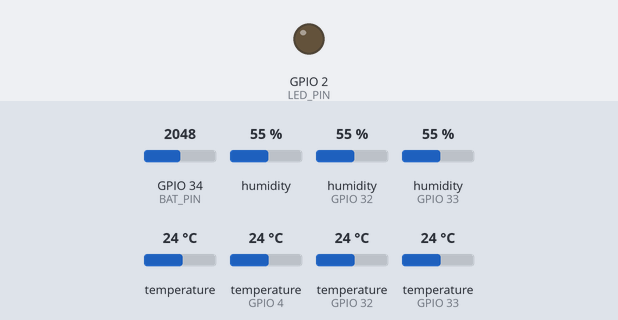
This sketch was run on a simulated ESP32. Parts: output pins drawn as LEDs (lit = HIGH). Inputs (shaded band) come from the test bench; at power-on: GPIO 34 (BAT_PIN) = 2048, humidity 55 %, humidity (sensors on GPIO 32, GPIO 33) 55 %, temperature 24 °C, temperature (sensors on GPIO 4, GPIO 32, GPIO 33) 24 °C. WiFi joins after 1.5 s; servers stay silent unless stated; not simulated (calls return 0 or success): secrets.h.

Above: at 5.5 s.
At 27.43 s:
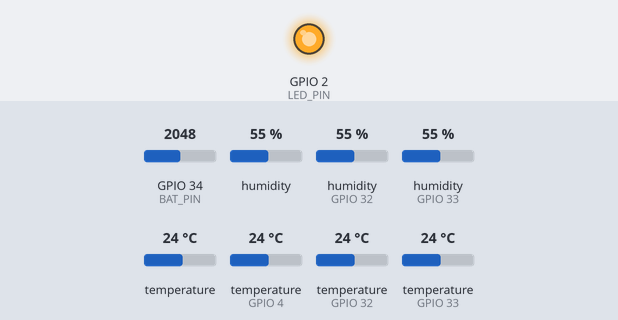
Timing chart, 0 to 32.6 s (numbered marks = the images above):
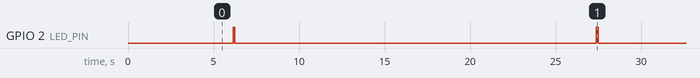

Measured:
- by itself, GPIO 2 (LED_PIN): alternates HIGH for 0.10 s and LOW for 21.1 s

The sketch:

ESP32_SCIR.ino
```cpp
#include <Arduino.h>
#include <Wire.h>

// SHT31
// https://github.com/adafruit/Adafruit_SHT31
#include "Adafruit_SHT31.h"

// BMP280
// https://github.com/adafruit/Adafruit_BMP280_Library
// 23.10.2022 -> BMP280 stopped working
// 19.11.2022 -> changed communication type from I2C to SPI. BP280 started working
#include <Adafruit_BMP280.h>

// DHT11 & DHT22
// https://github.com/adafruit/DHT-sensor-library
#include "DHT.h"

// DS18B20
#include <OneWire.h>
// https://github.com/milesburton/Arduino-Temperature-Control-Library
#include <DallasTemperature.h>

// ThingSpeak / Wifi
#include <WiFi.h>
#include "secrets.h"
// https://github.com/mathworks/thingspeak-arduino
#include "ThingSpeak.h"

// ------------------------------------------- USED PINS -------------------------------------------//
// Communication pins
// GPIO23 - MOSI  (SPI)
// GPIO22 - SCL   (I2C)
// GPIO21 - SDA   (I2C)
// GPIO19 - MISO  (SPI)
// GPIO18 - SCK   (SPI)
// GPIO4  - One wire bus
#define ONE_WIRE_BUS 4

// ESP32 status pins
// GPIO2  - LED   (SEND STATUS)
#define LED_PIN 2
// GPIO34 - V_bat
#define BAT_PIN 34

// Sensors pins
// GPIO5  - BMP_CS
# define BMP_CS 5
// GPIO32 - DHT11
# define DHT11_PIN 32
// GPIO33 - DHT22
# define DHT22_PIN 33

// ------------------------------------------- SENSORS DECLARATION -------------------------------------------//

Adafruit_SHT31 sht31 = Adafruit_SHT31();

Adafruit_BMP280 bmp(BMP_CS);

DHT dht11(DHT11_PIN, DHT11);

DHT dht22(DHT22_PIN, DHT22);

OneWire oneWire(ONE_WIRE_BUS);
DallasTemperature dsTemp(&oneWire);

// ------------------------------------------- GLOBAL PARAMETERS -------------------------------------------//

String ThingSpeakStatus = "";

const unsigned int delayTime = 20000;
const unsigned int batteryMeasureLimit = 15;

unsigned int batteryMeasureCounter = 0;
int bat_values[batteryMeasureLimit];

float bat_value = 0;
float bat_voltage = 0.0f;

// ------------------------------------------- THING SPEAK / WIFI -------------------------------------------//
char ssid[] = SECRET_SSID;
char pass[] = SECRET_PASS;
WiFiClient  client;

unsigned long myChannelNumber = SECRET_CH_ID;
const char * myWriteAPIKey = SECRET_WRITE_APIKEY;

void setup() {

  // init wifi and thingspeak
  WiFi.mode(WIFI_STA);
  ThingSpeak.begin(client);

  // connect to wifi
  if(WiFi.status() != WL_CONNECTED){
    while(WiFi.status() != WL_CONNECTED){
      WiFi.begin(ssid, pass);
      delay(5000);
    }
  }

  // initialize sensors
  if (!bmp.begin()) {
    ThingSpeakStatus = "Error with BMP280";
    ThingSpeak.setStatus(ThingSpeakStatus);
    ThingSpeak.writeFields(myChannelNumber, myWriteAPIKey);
    delay(60000);
    ESP.restart();
  }

  if (!sht31.begin(0x44)) {
    ThingSpeakStatus = "Error with SHT31";
    ThingSpeak.setStatus(ThingSpeakStatus);
    ThingSpeak.writeFields(myChannelNumber, myWriteAPIKey);
    delay(60000);
    ESP.restart();
  }

  dht11.begin();
  dht22.begin();
  dsTemp.begin();

  // declaration LED pin as output
  pinMode(LED_PIN,OUTPUT);

}

void loop() {

  // reconnect to wifi if needed
  if(WiFi.status() != WL_CONNECTED){
    while(WiFi.status() != WL_CONNECTED){
      WiFi.begin(ssid, pass);
      delay(500);
    }
  }

  // read values from sensors

  float t = sht31.readTemperature();
  float h = sht31.readHumidity();

  float t2 = bmp.readTemperature();

  float h11 = dht11.readHumidity();
  float t11 = dht11.readTemperature();

  float h22 = dht22.readHumidity();
  float t22 = dht22.readTemperature();

  // temperature 85*C is reset temperature value. To read correct temp use
  // requestTemperatures() method
  dsTemp.requestTemperatures();
  float tDS = dsTemp.getTempCByIndex(0);

  // send values to cloud

  // SHT31
  ThingSpeak.setField(1, t);
  ThingSpeak.setField(2, h);

  // BMP280
  ThingSpeak.setField(3, t2);

  // DHT11
  ThingSpeak.setField(4, t11);
  ThingSpeak.setField(5, h11);

  // DHT22
  ThingSpeak.setField(6, t22);
  ThingSpeak.setField(7, h22);

  // DS18B20
  ThingSpeak.setField(8, tDS);

  int x = ThingSpeak.writeFields(myChannelNumber, myWriteAPIKey);
  // led signalization for sending sensor data
  if(x == 200) {
    digitalWrite(LED_PIN, HIGH);
    delay(100);
    digitalWrite(LED_PIN, LOW);
  } else {
    digitalWrite(LED_PIN, HIGH);
  }

  if (batteryMeasureCounter < batteryMeasureLimit) {
    bat_values[batteryMeasureCounter] = analogRead(BAT_PIN);
    batteryMeasureCounter++;
  } else {
    batteryMeasureCounter = 0;

    int sum = 0;
    for(int i = 0; i < batteryMeasureLimit; i++) {
      sum += bat_values[i];
    }

    bat_value = float(sum)/batteryMeasureLimit;
    bat_voltage = float(bat_value) / 4096 * 3.3 * 2;

    ThingSpeak.setField(1, bat_voltage);
    ThingSpeak.setField(2, bat_value);

    x = ThingSpeak.writeFields(SECRET_BATTERY_ID, SECRED_BATTERY_APIKEY);

    // led signalization for sending battery data
  }

  // wait
  delay(delayTime);

}
```
